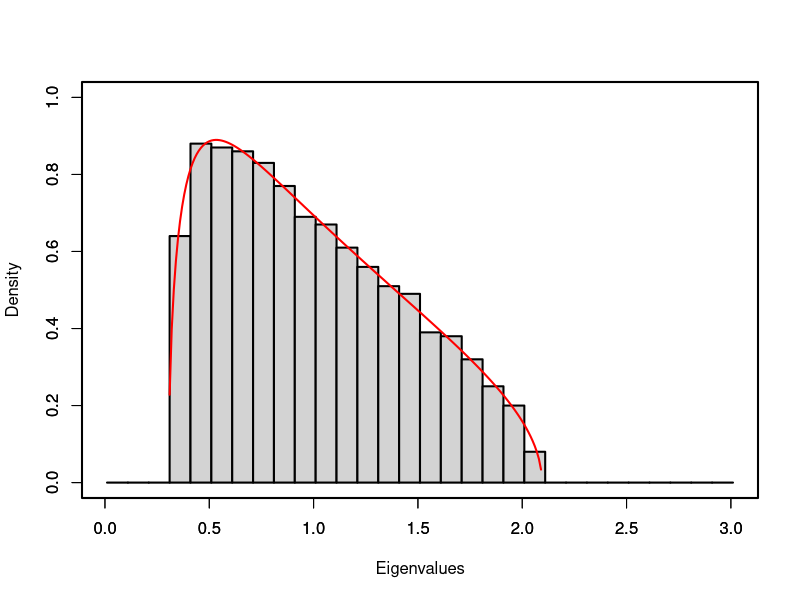

Recreate this plot in R.
t <- 5000;
m <- 1000;


Q <- t/m;

h <- array(rnorm(m*t),c(m,t)); # Time series in rows
e <- h %*% t(h)/t; # Form the correlation matrix


minX <- 0.01
maxX <- 3.01


lambdae <- eigen(e, symmetric=T, only.values = T);
ee <- lambdae$values;
histEigVal <- hist(ee,breaks=seq(minX,maxX,.10), plot=FALSE)

maxY <- max(round(histEigVal$density,1) + 0.1)
minY <- 0

par(lwd=2)

histEigVal <- hist(ee,breaks=seq(minX,maxX,.10),main=NA,xlab="Eigenvalues",freq=F, ylim=c(minY,maxY))




Variance = 1
LambdaMin = Variance*(1-sqrt(1/Q))^2
LambdaMax = Variance*(1+sqrt(1/Q))^2


Lambda = (ceiling(LambdaMin*100):floor(LambdaMax*100))/100


Rho = (Q/(2*pi*Variance))*(sqrt((LambdaMax - Lambda)*(Lambda-LambdaMin)))/Lambda

par(new=TRUE)	# do not clean drawing area

plot(Lambda, Rho, type='l',col='red', xlim = c(minX, maxX),ylim=c(minY,maxY),ylab="",xlab="")